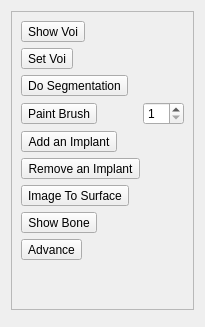
     <widget class="QWidget" name="tabSurgicalGuidePlanning">
      <attribute name="title">
       <string>Surgical Guide Planning</string>
      </attribute>
      <layout class="QVBoxLayout" name="verticalLayout_2">
       <item>
        <widget class="QFrame" name="frame">
         <property name="frameShape">
          <enum>QFrame::StyledPanel</enum>
         </property>
         <property name="frameShadow">
          <enum>QFrame::Raised</enum>
         </property>
         <layout class="QVBoxLayout" name="verticalLayout_3">
          <item>
           <widget class="QToolButton" name="toolButtonSurgicalGuidePlanningShowVoi">
            <property name="text">
             <string>Show Voi</string>
            </property>
            <property name="checkable">
             <bool>true</bool>
            </property>
            <attribute name="buttonGroup">
             <string notr="true">buttonGroup</string>
            </attribute>
           </widget>
          </item>
          <item>
           <widget class="QToolButton" name="toolButtonSurgicalGuidePlanningSetVoi">
            <property name="text">
             <string>Set Voi</string>
            </property>
            <property name="checkable">
             <bool>true</bool>
            </property>
            <attribute name="buttonGroup">
             <string notr="true">buttonGroup</string>
            </attribute>
           </widget>
          </item>
          <item>
           <widget class="QToolButton" name="toolButtonSurgicalGuidePlanningDoSegmentation">
            <property name="text">
             <string>Do Segmentation</string>
            </property>
            <property name="checkable">
             <bool>true</bool>
            </property>
            <attribute name="buttonGroup">
             <string notr="true">buttonGroup</string>
            </attribute>
           </widget>
          </item>
          <item>
           <layout class="QHBoxLayout" name="horizontalLayout_3">
            <item>
             <widget class="QToolButton" name="toolButtonSurgicalGuidePlanningPaintBrush">
              <property name="text">
               <string>Paint Brush</string>
              </property>
              <property name="checkable">
               <bool>true</bool>
              </property>
              <attribute name="buttonGroup">
               <string notr="true">buttonGroup</string>
              </attribute>
             </widget>
            </item>
            <item>
             <spacer name="horizontalSpacer_4">
              <property name="orientation">
               <enum>Qt::Horizontal</enum>
              </property>
              <property name="sizeHint" stdset="0">
               <size>
                <width>40</width>
                <height>20</height>
               </size>
              </property>
             </spacer>
            </item>
            <item>
             <widget class="QSpinBox" name="spinBoxPaintBrushSize">
              <property name="minimum">
               <number>1</number>
              </property>
             </widget>
            </item>
           </layout>
          </item>
          <item>
           <widget class="QToolButton" name="toolButtonSurgicalGuidePlanningAddAnImplant">
            <property name="text">
             <string>Add an Implant</string>
            </property>
           </widget>
          </item>
          <item>
           <widget class="QToolButton" name="toolButtonSurgicalGuidePlanningRemoveAnImplant">
            <property name="text">
             <string>Remove an Implant</string>
            </property>
           </widget>
          </item>
          <item>
           <widget class="QToolButton" name="toolButtonSurgicalGuidePlanningImageToSurface">
            <property name="text">
             <string>Image To Surface</string>
            </property>
            <property name="checkable">
             <bool>true</bool>
            </property>
            <attribute name="buttonGroup">
             <string notr="true">buttonGroup</string>
            </attribute>
           </widget>
          </item>
          <item>
           <widget class="QToolButton" name="toolButtonSurgicalGuideShowBone">
            <property name="text">
             <string>Show Bone</string>
            </property>
            <property name="checkable">
             <bool>true</bool>
            </property>
           </widget>
          </item>
          <item>
           <widget class="QToolButton" name="toolButtonSurgicalGuidePlanningAdvance">
            <property name="text">
             <string>Advance</string>
            </property>
            <property name="checkable">
             <bool>true</bool>
            </property>
           </widget>
          </item>
          <item>
           <spacer name="verticalSpacer_3">
            <property name="orientation">
             <enum>Qt::Vertical</enum>
            </property>
            <property name="sizeHint" stdset="0">
             <size>
              <width>20</width>
              <height>40</height>
             </size>
            </property>
           </spacer>
          </item>
         </layout>
        </widget>
       </item>
       <item>
        <widget class="BoneSegmentationWidget" name="widgetBoneSegmentation" native="true"/>
       </item>
      </layout>
     </widget>
